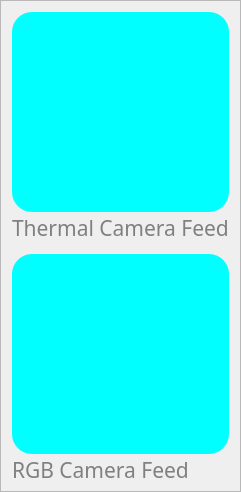
       <widget class="QFrame" name="cameraFrames">
        <property name="styleSheet">
         <string notr="true">QFrame #cameraFrames{
    border: 2px solid gray;
    border-radius: 20px;
}</string>
        </property>
        <property name="frameShape">
         <enum>QFrame::StyledPanel</enum>
        </property>
        <property name="frameShadow">
         <enum>QFrame::Raised</enum>
        </property>
        <layout class="QVBoxLayout" name="verticalLayout_10">
         <item>
          <widget class="QWidget" name="thermalCameraWidget" native="true">
           <property name="minimumSize">
            <size>
             <width>200</width>
             <height>200</height>
            </size>
           </property>
           <property name="styleSheet">
            <string notr="true">background-color: rgb(0, 255, 255);
    border-radius: 20px;
</string>
           </property>
          </widget>
         </item>
         <item>
          <widget class="QLabel" name="fileInfoLabel_12">
           <property name="maximumSize">
            <size>
             <width>16777215</width>
             <height>20</height>
            </size>
           </property>
           <property name="font">
            <font>
             <family>Gotham</family>
             <pointsize>16</pointsize>
             <weight>50</weight>
             <bold>false</bold>
            </font>
           </property>
           <property name="styleSheet">
            <string notr="true">color:  grey;</string>
           </property>
           <property name="text">
            <string>Thermal Camera Feed</string>
           </property>
          </widget>
         </item>
         <item>
          <spacer name="verticalSpacer_8">
           <property name="orientation">
            <enum>Qt::Vertical</enum>
           </property>
           <property name="sizeType">
            <enum>QSizePolicy::Fixed</enum>
           </property>
           <property name="sizeHint" stdset="0">
            <size>
             <width>20</width>
             <height>10</height>
            </size>
           </property>
          </spacer>
         </item>
         <item>
          <widget class="QWidget" name="rgbCameraWidget" native="true">
           <property name="minimumSize">
            <size>
             <width>200</width>
             <height>200</height>
            </size>
           </property>
           <property name="styleSheet">
            <string notr="true">background-color: rgb(0, 255, 255);
    border-radius: 20px;
</string>
           </property>
          </widget>
         </item>
         <item>
          <widget class="QLabel" name="fileInfoLabel_11">
           <property name="minimumSize">
            <size>
             <width>0</width>
             <height>0</height>
            </size>
           </property>
           <property name="maximumSize">
            <size>
             <width>16777215</width>
             <height>20</height>
            </size>
           </property>
           <property name="font">
            <font>
             <family>Gotham</family>
             <pointsize>16</pointsize>
             <weight>50</weight>
             <bold>false</bold>
            </font>
           </property>
           <property name="styleSheet">
            <string notr="true">color:  grey;</string>
           </property>
           <property name="text">
            <string>RGB Camera Feed</string>
           </property>
          </widget>
         </item>
        </layout>
       </widget>
